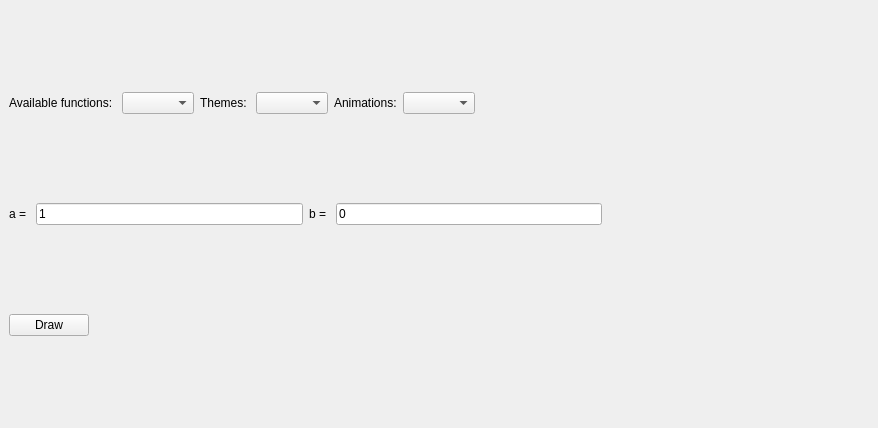
<?xml version="1.0" encoding="UTF-8"?>
<ui version="4.0">
 <class>MainWindow</class>
 <widget class="QMainWindow" name="MainWindow">
  <property name="geometry">
   <rect>
    <x>0</x>
    <y>0</y>
    <width>878</width>
    <height>428</height>
   </rect>
  </property>
  <property name="windowTitle">
   <string>Function Graphics</string>
  </property>
  <widget class="QWidget" name="centralwidget">
   <layout class="QHBoxLayout" name="horizontalLayout">
    <item>
     <layout class="QGridLayout" name="GridLayout">
      <item row="0" column="0">
       <layout class="QHBoxLayout" name="HorizontalLayout0_0">
        <item>
         <widget class="QLabel" name="AvailableFunctionsLabel">
          <property name="text">
           <string>Available functions: </string>
          </property>
         </widget>
        </item>
        <item>
         <widget class="QComboBox" name="AvailableFunctionsComboBox"/>
        </item>
        <item>
         <widget class="QLabel" name="ThemesLabel">
          <property name="text">
           <string>Themes: </string>
          </property>
         </widget>
        </item>
        <item>
         <widget class="QComboBox" name="ThemesComboBox"/>
        </item>
        <item>
         <widget class="QLabel" name="AnimationsLabel">
          <property name="text">
           <string>Animations:</string>
          </property>
         </widget>
        </item>
        <item>
         <widget class="QComboBox" name="AnimationsComboBox"/>
        </item>
        <item>
         <spacer name="HorizontalSpacer0_0">
          <property name="orientation">
           <enum>Qt::Horizontal</enum>
          </property>
          <property name="sizeHint" stdset="0">
           <size>
            <width>40</width>
            <height>20</height>
           </size>
          </property>
         </spacer>
        </item>
       </layout>
      </item>
      <item row="1" column="0">
       <layout class="QHBoxLayout" name="HorizontalLayout1_0">
        <item>
         <widget class="QLabel" name="ALabel">
          <property name="text">
           <string>a = </string>
          </property>
         </widget>
        </item>
        <item>
         <widget class="QLineEdit" name="ALineEdit">
          <property name="text">
           <string>1</string>
          </property>
         </widget>
        </item>
        <item>
         <widget class="QLabel" name="BLabel">
          <property name="text">
           <string>b = </string>
          </property>
         </widget>
        </item>
        <item>
         <widget class="QLineEdit" name="BLineEdit">
          <property name="text">
           <string>0</string>
          </property>
         </widget>
        </item>
        <item>
         <spacer name="HorizontalSpacer1_0">
          <property name="orientation">
           <enum>Qt::Horizontal</enum>
          </property>
          <property name="sizeHint" stdset="0">
           <size>
            <width>40</width>
            <height>20</height>
           </size>
          </property>
         </spacer>
        </item>
       </layout>
      </item>
      <item row="2" column="0">
       <layout class="QHBoxLayout" name="horizontalLayout_2">
        <item>
         <widget class="QPushButton" name="DrawButton">
          <property name="text">
           <string>Draw</string>
          </property>
         </widget>
        </item>
        <item>
         <spacer name="horizontalSpacer">
          <property name="orientation">
           <enum>Qt::Horizontal</enum>
          </property>
          <property name="sizeHint" stdset="0">
           <size>
            <width>40</width>
            <height>20</height>
           </size>
          </property>
         </spacer>
        </item>
       </layout>
      </item>
     </layout>
    </item>
   </layout>
  </widget>
 </widget>
 <resources/>
 <connections/>
</ui>
